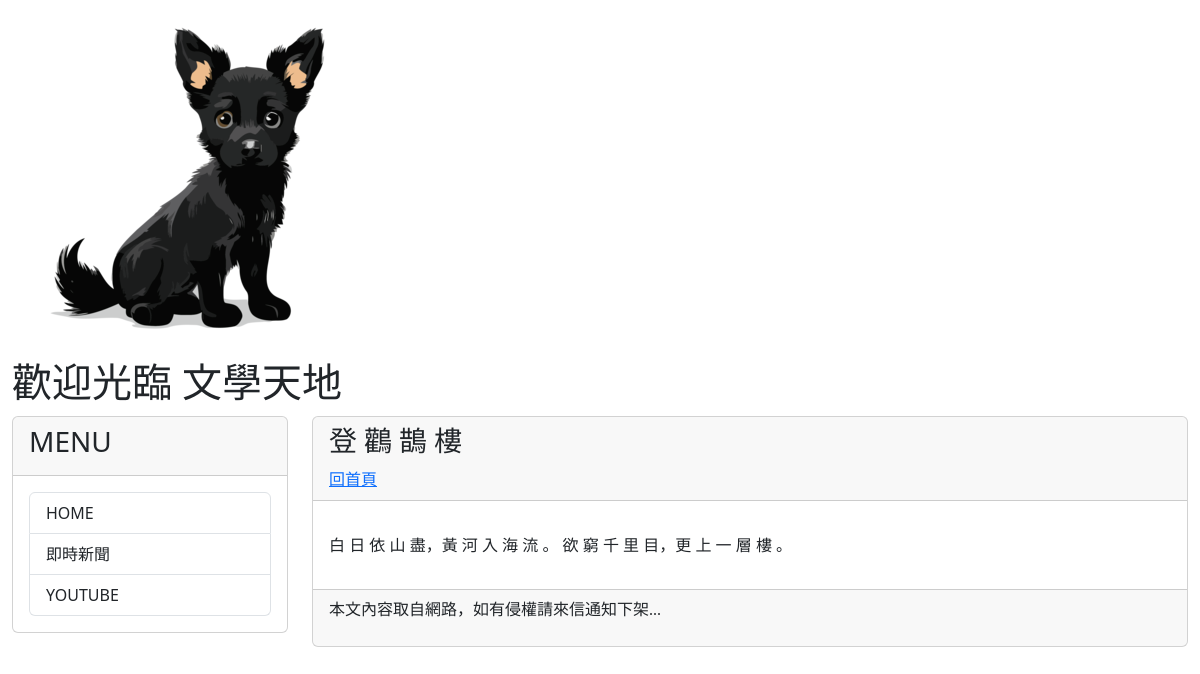
Screenshot of /post/abc/ with the database file from the repository.
### mysite/models.py (models this page shows, shortened)
class Post(models.Model):
    title = models.CharField(max_length=200)
    slug = models.CharField(max_length=200)
    body = models.TextField()
    pub_date = models.DateTimeField(auto_now_add=True) #自動取得現在時間
    class Meta:
        ordering = ('-pub_date',) #用pub_date去排序 -反向排序

### mysite/views.py (the view)
# urls.py: path('post/<slug:slug>/', mv.showpost, name="showpost"),
def showpost(request, slug):
    post = Post.objects.get(slug=slug)
    return render(request, 'post.html', locals())

### mysite/templatetags/markdown_extras.py (called while the page is built)
@register.filter
def convert_markdown(text):
    return markdown.markdown(text)

### mysite/templates/post.html (shortened to what this page needs)
{% extends "base2.html" %}
{% load markdown_extras %}
{% block headmessage %}
<h3 style='font-family:微軟正黑體;'>{{ post.title }}</h3>
<a style='font-family:微軟正黑體;' href='/'>回首頁</a>
{% endblock headmessage %}
{% block content %}
<p style='font-family:微軟正黑體;font-size:12pt;letter-spacing:2pt;'>
    {{ post.body | convert_markdown | safe }}</a>
</p>
{% endblock content %}

### rows the page displays
Post: title "登 鸛 鵲 樓", body|convert_markdown "白 日 依 山 盡，黃 河 入 海 流 。 欲 窮 千 里 目，更 上 一 層 樓 。"
